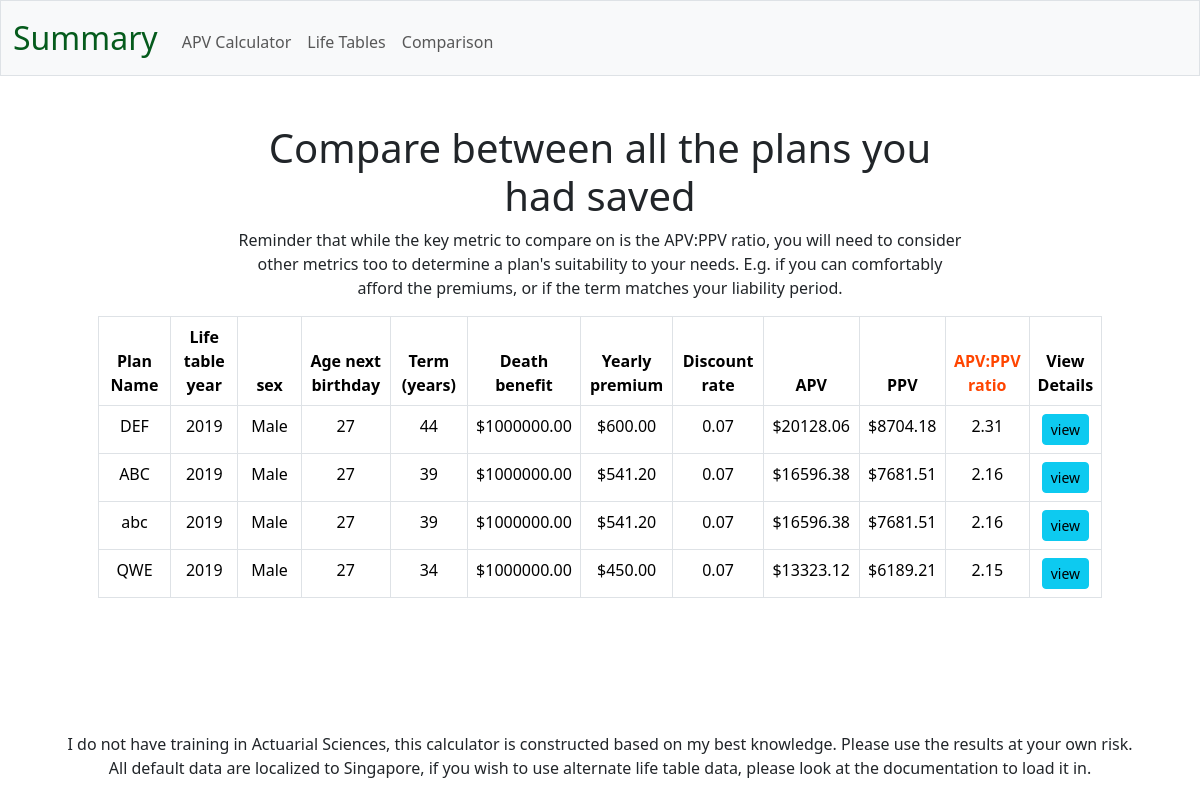
The page /compare on the database as committed earlier.
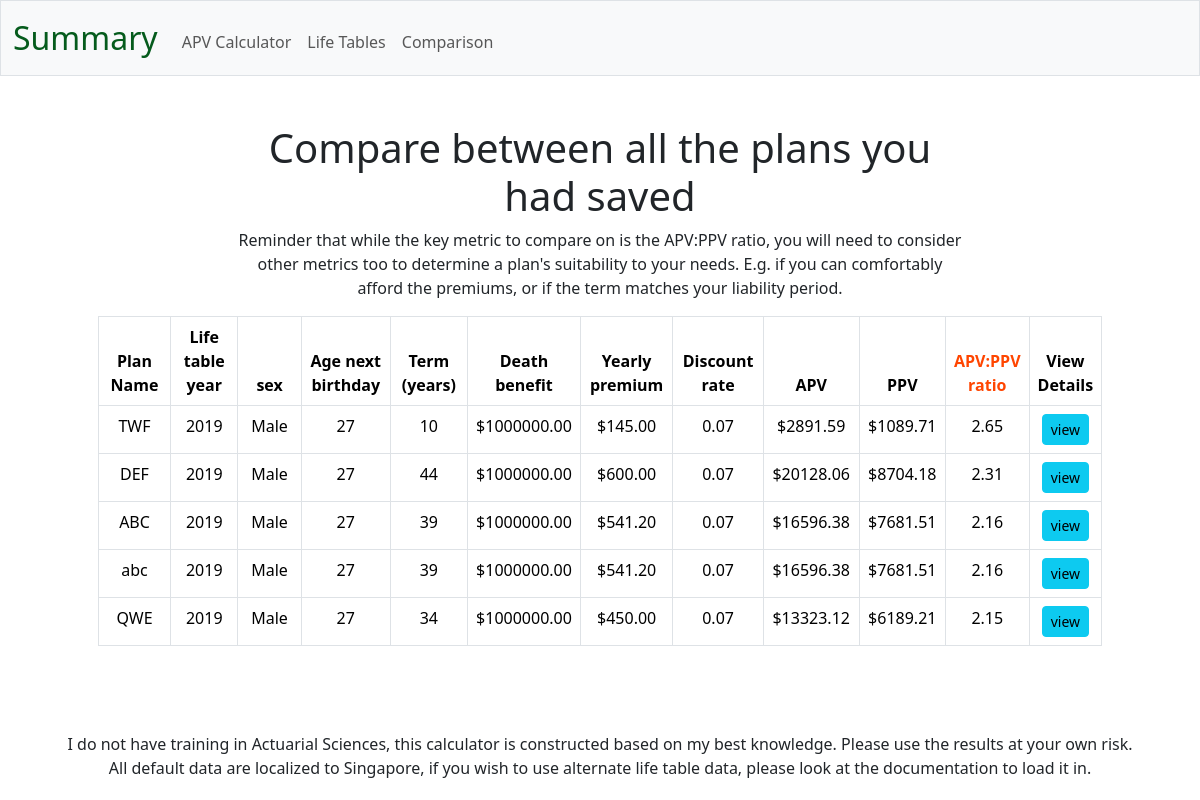
The same page on the database as committed later.
### tables this page shows
CREATE TABLE plans (
            plan TEXT,
            sex TEXT,
            year INTEGER,
            anb INTEGER,
            term INTEGER,
            benefit FLOAT,
            discount FLOAT,
            premium FLOAT,
            apv FLOAT,
            ppv FLOAT,
            ratio FLOAT
            );

### app.py (the view)
@app.route("/compare")
def compare():
    plans = get_plans()
    return render_template("compare.html", plans=plans)

### app.py (called while the page is built)
@app.after_request
def after_request(response):
    response.headers["Cache-Control"] = "no-cache, no-store, must-revalidate"
    response.headers["Expires"] = 0
    response.headers["Pragma"] = "no-cache"
    return response

### helpers.py (called while the page is built)
def get_plans():
    con = sqlite3.connect('lifetables.db')
    cur = con.cursor()
    cur.execute("SELECT * FROM plans ORDER BY ratio DESC")
    cols = [col[0] for col in cur.description]
    plans = [{k:v for k, v in zip(cols, row)} for row in cur.fetchall()]
    return plans

### templates/compare.html (shortened to what this page needs)
{% extends "layout.html" %}
{% block main %}
    <div class="mx-auto text-justify text-center" style="width: 65%;">
        <h1>Compare between all the plans you had saved</h1>
        <p>
            Reminder that while the key metric to compare on is the APV:PPV ratio,
            you will need to consider other metrics too to determine a plan's suitability
            to your needs. E.g. if you can comfortably afford the premiums, or if the
            term matches your liability period.
        </p>
    </div>
    <div class="mb-3 d-flex justify-content-center align-items-center">
        <table class="table table-bordered" style="width: 90%;">
            <thead>
                <tr>
                    <th style="width: 10%;">Plan Name</th>
                    <th style="width: 10%;">Life table year</th>
                    <th style="width: 10%;">sex</th>
                    <th style="width: 10%;">Age next birthday</th>
                    <th style="width: 10%;">Term (years)</th>
                    <th style="width: 11%;">Death benefit</th>
                    <th style="width: 10%;">Yearly premium</th>
                    <th style="width: 10%;">Discount rate</th>
                    <th style="width: 10%;">APV</th>
                    <th style="width: 10%;">PPV</th>
                    <th style="width: 10%; color:orangered;">APV:PPV ratio</th>
                    <th style="width: 5%;">View Details</th>
                </tr>
            </thead>
            <tbody>
                {% for row in plans %}
                    <tr>
                        <td>{{ row.plan }}</td>
                        <td>{{ row.year }}</td>
                        <td>{{ row.sex }}</td>
                        <td>{{ row.anb }}</td>
                        <td>{{ row.term }}</td>
                        <td>{{ '$' + '%.2f' % row.benefit }}</td>
                        <td>{{ '$' + '%.2f' % row.premium }}</td>
                        <td>{{ row.discount }}</td>
                        <td>{{ '$' + '%.2f' % row.apv }}</td>
                        <td>{{ '$' + '%.2f' % row.ppv }}</td>
                        <td>{{ '%.2f' % row.ratio }}</td>
                        <td>
                            <a href="{{ url_for('apv',
                                        sex=row.sex,
                                        anb=row.anb,
                                        term=row.term,
                                        year=row.year,
                                        premium=row.premium,
                                        benefit=row.benefit,
                                        discount=row.discount) }}"
                               class="btn btn-sm btn-info">
                                view
                            </a>
                        </td>
                    </tr>
                {% endfor %}
            </tbody>
        </table>
    </div>
{% endblock %}

### templates/layout.html (shortened to what this page needs)
<!DOCTYPE html>
<html lang="en">
    <head>
        <link href="https://cdn.jsdelivr.net/npm/bootstrap@5.3.3/dist/css/bootstrap.min.css" rel="stylesheet">
        <link href="/static/styles.css" rel="stylesheet">
    </head>
    <body>
        <nav class="bg-light border navbar navbar-expand-md navbar-light">
            <div class="container-fluid">
                <a class="navbar-brand" href="/"><span class="Color">Summary</span></a>
                <div class="collapse navbar-collapse" id="navbar">
                        <ul class="navbar-nav me-auto mt-2">
                            <li class="nav-item"><a class="nav-link" href="/apv">APV Calculator</a></li>
                            <li class="nav-item"><a class="nav-link" href="/tables">Life Tables</a></li>
                            <li class="nav-item"><a class="nav-link" href="/compare">Comparison</a></li>
                        </ul>
                </div>
            </div>
        </nav>
        <main class="container py-5 text-center">
            {% block main %}{% endblock %}
        </main>
        <footer class="fixed-bottom text-center w-100"  style="background-color: white; padding: 20px 0;">
            <div>
                I do not have training in Actuarial Sciences, this calculator is constructed based on my best knowledge. Please use the results at your own risk.
                <br>
                All default data are localized to Singapore, if you wish to use alternate life table data, please look at the documentation to load it in.
            </div>
        </footer>
    </body>
</html>

### static/styles.css (style rules this page uses)
nav .navbar-brand { font-size: xx-large; }
nav .navbar-brand .Color { color: #055b1c; }
.text-justify { text-align: justify; }

Rows that differ between the two databases and show on the page:
added plans: plan "TWF", year "2019", sex "Male", anb "27", term "10", benefit "$1000000.00", premium "$145.00", discount "0.07", apv "$2891.59", ppv "$1089.71", ratio "2.65"
